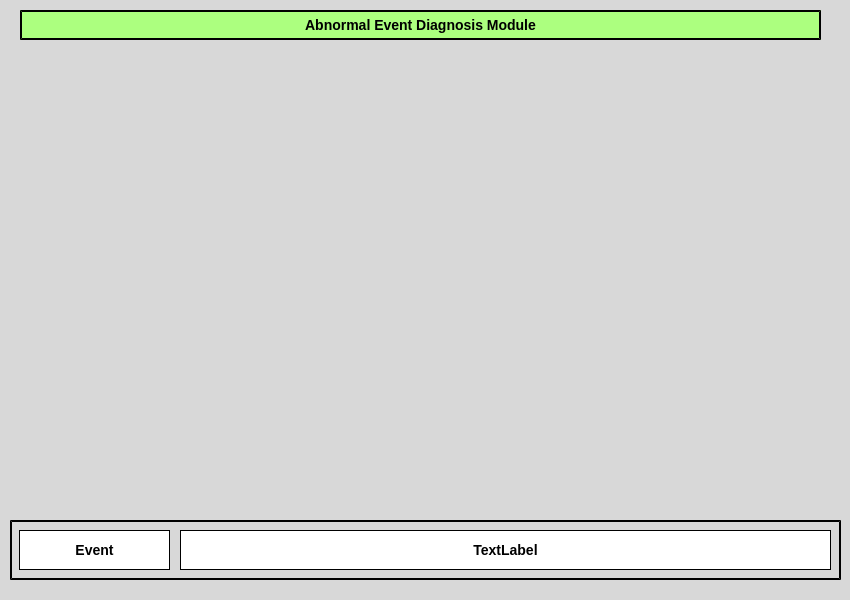
<?xml version="1.0" encoding="UTF-8"?>
<ui version="4.0">
 <class>Dialog</class>
 <widget class="QDialog" name="Dialog">
  <property name="geometry">
   <rect>
    <x>0</x>
    <y>0</y>
    <width>850</width>
    <height>600</height>
   </rect>
  </property>
  <property name="windowTitle">
   <string>Dialog</string>
  </property>
  <property name="styleSheet">
   <string notr="true">background-color:rgb(216, 216, 216);</string>
  </property>
  <widget class="QWidget" name="horizontalLayoutWidget">
   <property name="geometry">
    <rect>
     <x>20</x>
     <y>49</y>
     <width>801</width>
     <height>451</height>
    </rect>
   </property>
   <layout class="QHBoxLayout" name="horizontalLayout"/>
  </widget>
  <widget class="QLabel" name="label">
   <property name="geometry">
    <rect>
     <x>20</x>
     <y>10</y>
     <width>801</width>
     <height>30</height>
    </rect>
   </property>
   <property name="styleSheet">
    <string notr="true">background-color: rgb(172, 255, 127);
border-style: outset;
border-width: 2px;
border-color: black;
font: bold 14px;</string>
   </property>
   <property name="text">
    <string>Abnormal Event Diagnosis Module</string>
   </property>
   <property name="alignment">
    <set>Qt::AlignCenter</set>
   </property>
  </widget>
  <widget class="QLabel" name="label_2">
   <property name="geometry">
    <rect>
     <x>10</x>
     <y>520</y>
     <width>831</width>
     <height>60</height>
    </rect>
   </property>
   <property name="styleSheet">
    <string notr="true">border-style: outset;
border-width: 2px;
border-color: black;
font: bold 14px;</string>
   </property>
   <property name="text">
    <string/>
   </property>
  </widget>
  <widget class="QLabel" name="label_3">
   <property name="geometry">
    <rect>
     <x>19</x>
     <y>530</y>
     <width>151</width>
     <height>40</height>
    </rect>
   </property>
   <property name="styleSheet">
    <string notr="true">background-color: rgb(255, 255, 255);
border-style: outset;
border-width: 0.5px;
border-color: black;
font: bold 14px;</string>
   </property>
   <property name="text">
    <string>Event</string>
   </property>
   <property name="alignment">
    <set>Qt::AlignCenter</set>
   </property>
  </widget>
  <widget class="QLabel" name="label_4">
   <property name="geometry">
    <rect>
     <x>180</x>
     <y>530</y>
     <width>651</width>
     <height>40</height>
    </rect>
   </property>
   <property name="styleSheet">
    <string notr="true">background-color: rgb(255, 255, 255);
border-style: outset;
border-width: 0.5px;
border-color: black;
font: bold 14px;</string>
   </property>
   <property name="text">
    <string>TextLabel</string>
   </property>
   <property name="alignment">
    <set>Qt::AlignCenter</set>
   </property>
  </widget>
 </widget>
 <resources/>
 <connections/>
</ui>
